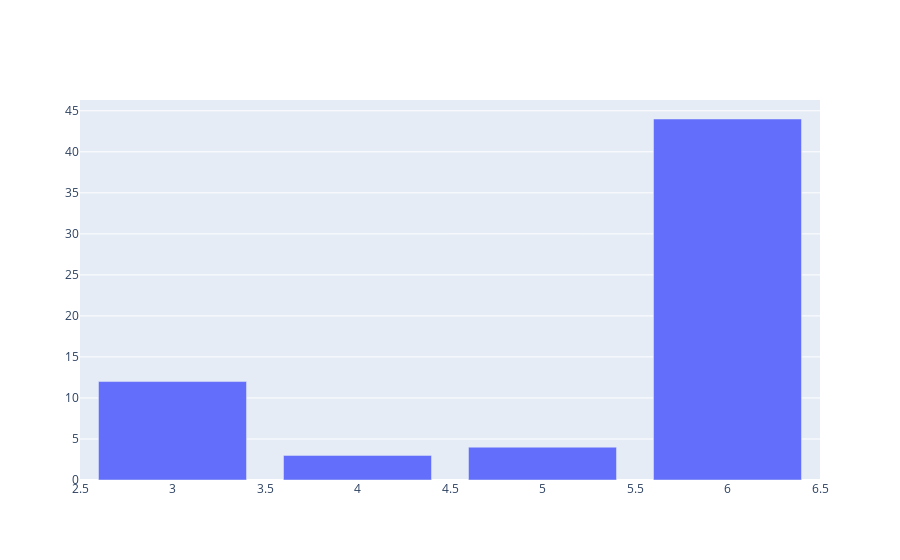

This figure's notebook cell:
### Markdown cell above
- fig(6): In dieser Visualisierung versuchen wir eine klare Abtrennung von Risk- und Non-Risk-Unsern darzustellen. Wir plotten dazu die Parameter 'age', 'annual income'  und 'payment status' bei Risk und Non-Risk user. Allerdigns kann keine klare Abtrennung im Scatter-Plot beobachtet werden. Zu sehen ist lediglich, dass die blauen Punkte, die Non-Risk-User darstellen, kleiner sind als die gelben Punkte, die Risk-User darstellen. Man schließt daraus, dass sich lediglich der Parameter 'payment_status' in den beiden Kategorien klar unterscheidet.

### Code cell
y_list=[]
for i in list(risk_user.payment_status.unique()):
    y_list.append(risk_user[risk_user.payment_status==i].count()[0])

fig = go.Figure([go.Bar(x=list(risk_user.payment_status.unique()), 
y=y_list)])
fig

### Figure 1 — Plotly figure (JSON) as saved in the notebook; plotly's stock layout.template omitted (floating-point values rounded to 4 significant figures)
{"data": [{"type": "bar", "x": [4, 6, 3, 5], "y": [3, 44, 12, 4]}], "layout": {}}
